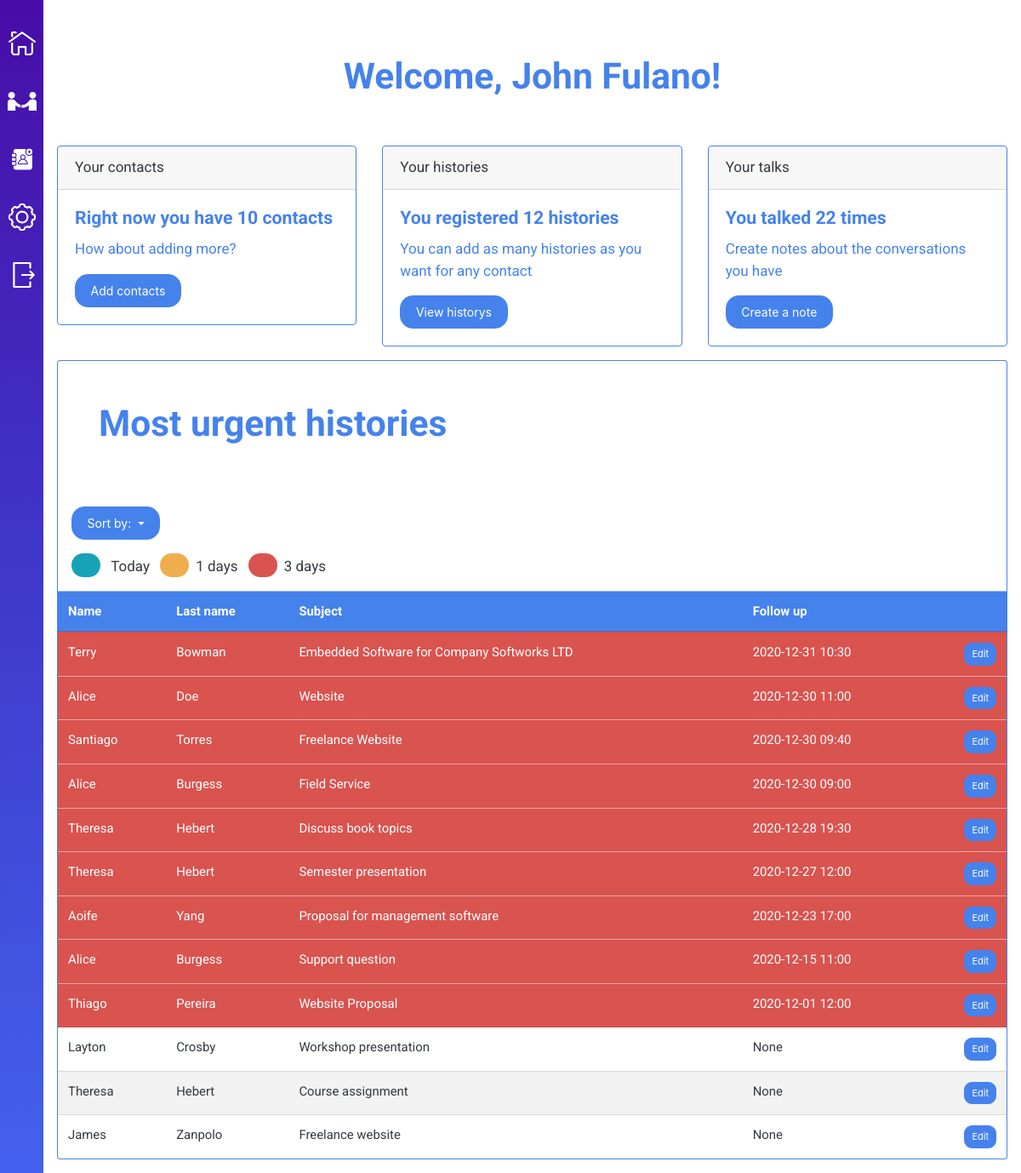
The page /dashboard (signed in) on the database its author committed.
### tables this page shows
CREATE TABLE historys (
	'history_id' INTEGER PRIMARY KEY AUTOINCREMENT NOT NULL,
	'subject' TEXT NOT NULL,
	'followup_datetime' TEXT,
	'user_id' INTEGER NOT NULL,
	'contact_id' INTEGER NOT NULL,
	FOREIGN KEY(user_id) REFERENCES users(user_id),
	FOREIGN KEY(contact_id) REFERENCES contacts(contact_id)
);

CREATE TABLE contacts (
	'contact_id' INTEGER PRIMARY KEY AUTOINCREMENT NOT NULL,
	'name' TEXT NOT NULL,
	'lastname' TEXT,
	'phone' INTEGER,
	'user_id' INTEGER NOT NULL,
	FOREIGN KEY(user_id) REFERENCES users(user_id)
);

### application.py (the view)
@app.route("/dashboard")
@login_required
def dashboard():
    contactCount = db.session.query(db.func.count(Contacts.contact_id)).filter_by(user_id = session["user_id"])
    for i in contactCount:
        if not i[0]:
            return render_template("maindash.html")
        else:
            contactCount = i[0]
    urgent = db.session.query(Historys.history_id, Historys.contact_id, Contacts.name, Contacts.lastname, Historys.subject, Historys.followup_datetime)\
        .join(Historys)\
        .filter_by(user_id = session["user_id"])\
        .filter(Historys.followup_datetime <= datetime.now().strftime("%Y-%m-%d %H:%M"))\
        .order_by(db.desc(Historys.followup_datetime))
    notUrgent = db.session.query(Historys.history_id, Historys.contact_id, Contacts.name, Contacts.lastname, Historys.subject, Historys.followup_datetime)\
        .join(Historys)\
        .filter_by(user_id = session["user_id"])\
        .filter(db.or_(Historys.followup_datetime >= datetime.now().strftime("%Y-%m-%d %H:%M"), Historys.followup_datetime == None))\
        .order_by(db.desc(Historys.followup_datetime))
    talksCount = db.session.query(db.func.count(Talks.talk_id)).join(Historys).filter_by(user_id = session["user_id"])
    table = []
    if not request.args.get("sortby") or request.args.get("sortby") == "urgent":
        for item in urgent:
            table.append(item)
        for item in notUrgent:
            table.append(item)
    else:
        for item in notUrgent:
            table.append(item)
        for item in urgent:
            table.append(item)
    for i in talksCount:
        talksCount = i[0]
    return render_template("maindash.html", urgentHistorys=table, contactCount=contactCount, talksCount=talksCount)

### application.py (called while the page is built)
@app.after_request
def after_request(response):
    response.headers["Cache-Control"] = "no-cache, no-store, must-revalidate"
    response.headers["Expires"] = 0
    response.headers["Pragma"] = "no-cache"
    return response

### utilities.py (called while the page is built)
def login_required(f):
    @wraps(f)
    def decorated_function(*args, **kwargs):
        if session.get("user_id") is None:
            flash("You must login first!", "warning") # Give user feedback
            return redirect("/")
        return f(*args, **kwargs)
    return decorated_function

### templates/maindash.html (shortened to what this page needs)
{% extends "dashboard.html" %}
{% block dashboard %}
    {% if session.username %}
    <div class="text-center p-5">
        <h1 class="text-primary">Welcome, {{ session.username }}!</h1>
    </div>
    {% else %}
    <div class="text-center p-5">
        <h1 class="text-primary">Welcome to the main dashboard</h1>
    </div>
    {% endif %}
    {% if contactCount %}
    <div class="row">
        <div class="col-sm">
            <div class="card border-primary mb-3">
                <div class="card-header">Your contacts</div>
                <div class="card-body text-primary">
                    {% if contactCount %}
                    <h5 class="card-title">Right now you have {{ contactCount }} contacts</h5>
                    <p class="card-text">How about adding more?</p>
                    {% else %}
                    <h5 class="card-title">You don't have contacts.</h5>
                    <p class="card-text">Add a contact to start</p>
                    {% endif %}
                    <a href="/contacts"><button class="btn btn-primary">Add contacts</button></a>
                </div>
            </div>
        </div>
        <div class="col-sm">
            <div class="card border-primary mb-3">
                <div class="card-header">Your histories</div>
                <div class="card-body text-primary">
                    {% if urgentHistorys | length != 0 %}
                    <h5 class="card-title">You registered {{ urgentHistorys | length }} histories</h5>
                    <p class="card-text">You can add as many histories as you want for any contact</p>
                    <a href="/historys"><button class="btn btn-primary">View historys</button></a>
                    {% else %}
                    <h5 class="card-title">You don't have historys</h5>
                    <p class="card-text">Create historys and notes to follow up with your businesses</p>
                    <a href="/historys"><button class="btn btn-primary">View historys</button></a>
                    {% endif %}
                </div>
            </div>
        </div>
        <div class="col-sm">
            <div class="card border-primary mb-3">
                <div class="card-header">Your talks</div>
                <div class="card-body text-primary">
                    {% if talksCount %}
                    <h5 class="card-title">You talked {{ talksCount }} times</h5>
                    <p class="card-text">Create notes about the conversations you have</p>
                    <a href="/historys"><button class="btn btn-primary">Create a note</button></a>
                    {% else %}
                    <h5 class="card-title">No talks, yet!</h5>
                    <p class="card-text">After your first note, this card will change</p>
                    <a href="/historys"><button class="btn btn-primary">Create a note</button></a>
                    {% endif %}
                </div>
            </div>
        </div>
    </div>
    <div class="p-5 border border-primary rounded-top border-bottom-0">
        <h1 class="text-primary">Most urgent histories</h1>
    </div>
    <div class="table-responsive border border-primary rounded-bottom border-top-0">
        <div class="dropdown m-3">
            <button class="btn btn-primary dropdown-toggle" type="button" id="dropdownMenuButton" data-toggle="dropdown" aria-haspopup="true" aria-expanded="false">
                Sort by:
            </button>
        </div>
        <div class="d-inline-block ml-3 mb-3">
            <span class="badge rounded-pill bg-info"><span class="invisible">.</span></span> <span class="ml-2 mr-2">Today</span>
            <span class="badge rounded-pill bg-warning"><span class="invisible">.</span></span><span class="ml-2 mr-2" id="warning-label">5 days</span>
            <span class="badge rounded-pill bg-danger"><span class="invisible">.</span></span><span class="ml-2 mr-2" id="danger-label">5 days</span>
        </div>
        <table class="table table-striped mb-0">
            <thead class="table-primary">
                <tr>
                    <th class="d-none">histID</th><th class="d-none">contID</th><th>Name</th><th>Last name</th><th>Subject</th><th>Follow up</th><th></th>
                </tr>
            </thead>
            <tbody>
                {% if urgentHistorys %}
                {% for item in urgentHistorys %}
                <tr>
                    <td>{{ item[2] }}</td>
                    <td>{{ item[3] }}</td>
                    <td>{{ item[4] }}</td>
                    {% if item[5] %}
                        <td>{{ item[5] }}</td>
                    {% else %}
                        <td>None</td>
                    {% endif %}
                    <td><button class="btn btn-primary btn-sm float-right">Edit</button></td>
                </tr>
                {% endfor %}
                {% else %}
                <td colspan="7" class="text-center">You have no historys. Start by adding <a href="/contacts">one</a>!</td>
                {% endif %}
            </tbody>
        </table>
    </div>
    {% endif %}
{% endblock %}

### templates/dashboard.html (shortened to what this page needs)
{% extends "layout.html" %}
{% block main %}
    <div class="dashboard-wrapper">
        <nav class="sidebar" id="sidebar">
            <div class="side-option">
                <a href="/dashboard"><img id="home-btn" class="side-image" alt="Home" title="Go home" src="/static/img/homebtn.png"></a>
            </div>
            <div class="side-option">
                <a href="/historys"><img id="newhistory-btn" class="side-image" alt="Historys" title="Your histories" src="/static/img/talks.png"></a>
            </div>
            <div class="side-option">
                <a href="/contacts"><img id="newcontact-btn" class="side-image" alt="Contacts" title="Your contacts" src="/static/img/new-contactbtn.png"></a>
            </div>
            <div class="side-option">
                <a href="/profile"><img id="config-btn" class="side-image" alt="Profile" title="Your profile" src="/static/img/config.png"></a>
            </div>
            <div class="side-option">
                <a href="/signout"><img id="signout-btn" class="side-image" alt="Sign out" title="Sign out" src="/static/img/signout.png"></a>
            </div>
        </nav>
        <div class="main-content">
            {% block dashboard %}{% endblock %}
        </div>
    </div>
{% endblock %}

### templates/layout.html (shortened to what this page needs)
<!DOCTYPE html>
<html lang="en">
    <head>
        <link href="/static/css/bootstrap.min.css" rel="stylesheet">
        <link href="/static/css/styles.css" rel="stylesheet">
    </head>
    <body>
        <main>
            {% block main %}{% endblock %}
        </main>
    </body>
</html>

### static/css/styles.css (style rules this page uses)
body, p { font-family: 'Roboto', 'Lato', sans-serif; }
.dashboard-wrapper { display: flex; }
.sidebar { position: sticky; top: 0; min-height: 100vh; background: linear-gradient(180deg, #480CA8 0%, #3F37C9 47.75%, #4361EE 100%); }
.side-option { overflow: hidden; margin: 2em 0.5em; }
.side-image { display: block; max-width: 2em; }
.main-content { width: 100%; padding: 1rem; }

### rows shown on the page
historys: name "Terry", lastname "Bowman", subject "Embedded Software for Company Softworks LTD", followup_datetime "2020-12-31 10:30"
historys: name "Alice", lastname "Doe", subject "Website", followup_datetime "2020-12-30 11:00"
historys: name "Santiago", lastname "Torres", subject "Freelance Website", followup_datetime "2020-12-30 09:40"
historys: name "Alice", lastname "Burgess", subject "Field Service", followup_datetime "2020-12-30 09:00"
historys: name "Theresa", lastname "Hebert", subject "Discuss book topics", followup_datetime "2020-12-28 19:30"
historys: name "Theresa", lastname "Hebert", subject "Semester presentation", followup_datetime "2020-12-27 12:00"
historys: name "Aoife", lastname "Yang", subject "Proposal for management software", followup_datetime "2020-12-23 17:00"
historys: name "Alice", lastname "Burgess", subject "Support question", followup_datetime "2020-12-15 11:00"
historys: name "Thiago", lastname "Pereira", subject "Website Proposal", followup_datetime "2020-12-01 12:00"
historys: name "Layton", lastname "Crosby", subject "Workshop presentation", shows "None"
historys: name "Theresa", lastname "Hebert", subject "Course assignment", shows "None"
historys: name "James", lastname "Zanpolo", subject "Freelance website", shows "None"

### other values the page prints
{{ session.username }} "John Fulano"
{{ contactCount }} "10"
{{ urgentHistorys | length }} "12"
{{ talksCount }} "22"
